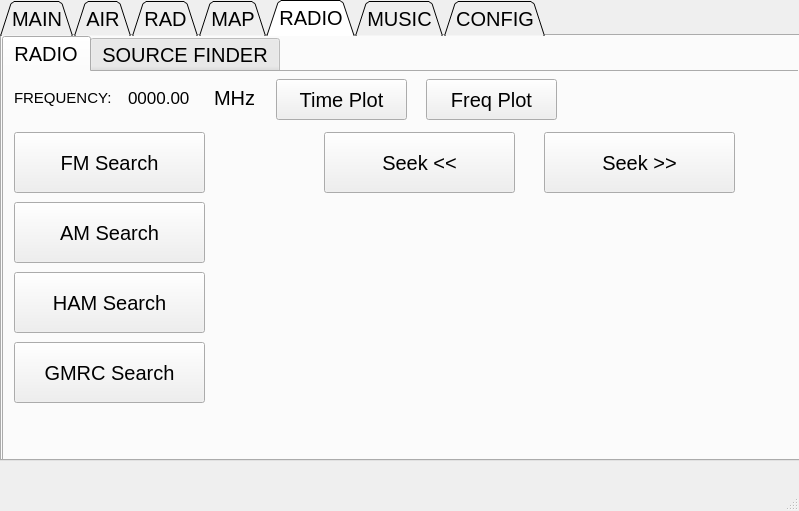
<?xml version="1.0" encoding="UTF-8"?>
<ui version="4.0">
 <class>MainWindow</class>
 <widget class="QMainWindow" name="MainWindow">
  <property name="geometry">
   <rect>
    <x>0</x>
    <y>0</y>
    <width>799</width>
    <height>511</height>
   </rect>
  </property>
  <property name="windowTitle">
   <string>MainWindow</string>
  </property>
  <widget class="QWidget" name="centralwidget">
   <widget class="QTabWidget" name="tabWidget">
    <property name="geometry">
     <rect>
      <x>0</x>
      <y>0</y>
      <width>800</width>
      <height>461</height>
     </rect>
    </property>
    <property name="font">
     <font>
      <pointsize>15</pointsize>
     </font>
    </property>
    <property name="tabShape">
     <enum>QTabWidget::Triangular</enum>
    </property>
    <property name="currentIndex">
     <number>4</number>
    </property>
    <widget class="QWidget" name="main">
     <attribute name="title">
      <string>MAIN</string>
     </attribute>
     <widget class="QProgressBar" name="progressBar">
      <property name="geometry">
       <rect>
        <x>10</x>
        <y>10</y>
        <width>61</width>
        <height>171</height>
       </rect>
      </property>
      <property name="value">
       <number>24</number>
      </property>
      <property name="orientation">
       <enum>Qt::Vertical</enum>
      </property>
      <property name="format">
       <string>%p%</string>
      </property>
     </widget>
     <widget class="QProgressBar" name="progressBar_2">
      <property name="geometry">
       <rect>
        <x>720</x>
        <y>10</y>
        <width>61</width>
        <height>171</height>
       </rect>
      </property>
      <property name="value">
       <number>24</number>
      </property>
      <property name="orientation">
       <enum>Qt::Vertical</enum>
      </property>
     </widget>
     <widget class="QLabel" name="TIME">
      <property name="geometry">
       <rect>
        <x>10</x>
        <y>380</y>
        <width>201</width>
        <height>51</height>
       </rect>
      </property>
      <property name="text">
       <string>TIME: HH:MM:SS</string>
      </property>
     </widget>
     <widget class="QLabel" name="DATE">
      <property name="geometry">
       <rect>
        <x>540</x>
        <y>380</y>
        <width>241</width>
        <height>51</height>
       </rect>
      </property>
      <property name="text">
       <string>DATE: DD/MM/YYYY</string>
      </property>
     </widget>
     <widget class="QFrame" name="alarm_rad">
      <property name="geometry">
       <rect>
        <x>570</x>
        <y>240</y>
        <width>200</width>
        <height>120</height>
       </rect>
      </property>
      <property name="styleSheet">
       <string notr="true">background-color: rgb(255, 0, 0);</string>
      </property>
      <property name="frameShape">
       <enum>QFrame::StyledPanel</enum>
      </property>
      <property name="frameShadow">
       <enum>QFrame::Raised</enum>
      </property>
      <widget class="QLabel" name="radSensorStatus">
       <property name="geometry">
        <rect>
         <x>4</x>
         <y>5</y>
         <width>191</width>
         <height>111</height>
        </rect>
       </property>
       <property name="font">
        <font>
         <pointsize>12</pointsize>
         <weight>75</weight>
         <bold>true</bold>
        </font>
       </property>
       <property name="text">
        <string>RAD ALARM</string>
       </property>
       <property name="alignment">
        <set>Qt::AlignCenter</set>
       </property>
      </widget>
     </widget>
     <widget class="QFrame" name="alarm_airsensor">
      <property name="geometry">
       <rect>
        <x>20</x>
        <y>240</y>
        <width>200</width>
        <height>120</height>
       </rect>
      </property>
      <property name="styleSheet">
       <string notr="true">background-color: rgb(255, 0, 0);</string>
      </property>
      <property name="frameShape">
       <enum>QFrame::StyledPanel</enum>
      </property>
      <property name="frameShadow">
       <enum>QFrame::Raised</enum>
      </property>
      <widget class="QLabel" name="airSensorStatus">
       <property name="geometry">
        <rect>
         <x>4</x>
         <y>5</y>
         <width>191</width>
         <height>111</height>
        </rect>
       </property>
       <property name="font">
        <font>
         <pointsize>12</pointsize>
         <weight>75</weight>
         <bold>true</bold>
        </font>
       </property>
       <property name="text">
        <string>AIR ALARM</string>
       </property>
       <property name="alignment">
        <set>Qt::AlignCenter</set>
       </property>
      </widget>
     </widget>
     <widget class="QWidget" name="verticalLayoutWidget_4">
      <property name="geometry">
       <rect>
        <x>229</x>
        <y>19</y>
        <width>331</width>
        <height>351</height>
       </rect>
      </property>
      <layout class="QVBoxLayout" name="pipboygif"/>
     </widget>
     <widget class="QLabel" name="batteryLabel">
      <property name="geometry">
       <rect>
        <x>14</x>
        <y>190</y>
        <width>81</width>
        <height>31</height>
       </rect>
      </property>
      <property name="font">
       <font>
        <pointsize>10</pointsize>
        <weight>75</weight>
        <bold>true</bold>
       </font>
      </property>
      <property name="text">
       <string>Battery</string>
      </property>
     </widget>
     <widget class="QLabel" name="memoryLabel">
      <property name="geometry">
       <rect>
        <x>674</x>
        <y>190</y>
        <width>111</width>
        <height>31</height>
       </rect>
      </property>
      <property name="font">
       <font>
        <pointsize>10</pointsize>
       </font>
      </property>
      <property name="text">
       <string>Memory Usage</string>
      </property>
     </widget>
     <widget class="QLabel" name="Warn1">
      <property name="geometry">
       <rect>
        <x>80</x>
        <y>10</y>
        <width>171</width>
        <height>30</height>
       </rect>
      </property>
      <property name="text">
       <string/>
      </property>
     </widget>
    </widget>
    <widget class="QWidget" name="air">
     <attribute name="title">
      <string>AIR</string>
     </attribute>
     <widget class="QWidget" name="verticalLayoutWidget">
      <property name="geometry">
       <rect>
        <x>10</x>
        <y>0</y>
        <width>171</width>
        <height>421</height>
       </rect>
      </property>
      <layout class="QVBoxLayout" name="verticalLayout">
       <item>
        <widget class="QLabel" name="SENS1">
         <property name="text">
          <string>SENSOR 1</string>
         </property>
        </widget>
       </item>
       <item>
        <widget class="QLabel" name="SENS2">
         <property name="text">
          <string>SENSOR 2</string>
         </property>
        </widget>
       </item>
       <item>
        <widget class="QLabel" name="SENS3">
         <property name="text">
          <string>SENSOR 3</string>
         </property>
        </widget>
       </item>
       <item>
        <widget class="QLabel" name="SENS4">
         <property name="text">
          <string/>
         </property>
        </widget>
       </item>
       <item>
        <widget class="QLabel" name="SENS5">
         <property name="text">
          <string/>
         </property>
        </widget>
       </item>
       <item>
        <widget class="QLabel" name="SENS6">
         <property name="text">
          <string/>
         </property>
        </widget>
       </item>
       <item>
        <widget class="QLabel" name="SENS7">
         <property name="text">
          <string/>
         </property>
        </widget>
       </item>
      </layout>
     </widget>
     <widget class="QLabel" name="TEMP">
      <property name="geometry">
       <rect>
        <x>520</x>
        <y>10</y>
        <width>261</width>
        <height>41</height>
       </rect>
      </property>
      <property name="text">
       <string>TEMPERATURE: fff deg</string>
      </property>
     </widget>
     <widget class="QLabel" name="SENSGRAPH">
      <property name="geometry">
       <rect>
        <x>234</x>
        <y>55</y>
        <width>541</width>
        <height>361</height>
       </rect>
      </property>
      <property name="inputMethodHints">
       <set>Qt::ImhNone</set>
      </property>
      <property name="text">
       <string/>
      </property>
      <property name="scaledContents">
       <bool>false</bool>
      </property>
      <property name="alignment">
       <set>Qt::AlignCenter</set>
      </property>
     </widget>
     <widget class="QLabel" name="Warn2">
      <property name="geometry">
       <rect>
        <x>620</x>
        <y>380</y>
        <width>171</width>
        <height>30</height>
       </rect>
      </property>
      <property name="text">
       <string/>
      </property>
     </widget>
    </widget>
    <widget class="QWidget" name="rad">
     <attribute name="title">
      <string>RAD</string>
     </attribute>
     <widget class="QWidget" name="verticalLayoutWidget_2">
      <property name="geometry">
       <rect>
        <x>190</x>
        <y>50</y>
        <width>160</width>
        <height>351</height>
       </rect>
      </property>
      <layout class="QVBoxLayout" name="verticalLayout_2">
       <item>
        <widget class="QLabel" name="sec4">
         <property name="text">
          <string>4 SEC AVG</string>
         </property>
        </widget>
       </item>
       <item>
        <widget class="QLabel" name="min">
         <property name="text">
          <string>1 MIN AVG</string>
         </property>
        </widget>
       </item>
       <item>
        <widget class="QLabel" name="hour">
         <property name="text">
          <string>1 HOUR AVG</string>
         </property>
        </widget>
       </item>
       <item>
        <widget class="QLabel" name="hour24">
         <property name="text">
          <string>24 HOUR AVG</string>
         </property>
        </widget>
       </item>
       <item>
        <widget class="QLabel" name="lifetime">
         <property name="text">
          <string>LIFETIME S</string>
         </property>
        </widget>
       </item>
      </layout>
     </widget>
     <widget class="QLabel" name="SELGRAPHRAD">
      <property name="geometry">
       <rect>
        <x>350</x>
        <y>30</y>
        <width>441</width>
        <height>391</height>
       </rect>
      </property>
      <property name="text">
       <string/>
      </property>
      <property name="scaledContents">
       <bool>false</bool>
      </property>
     </widget>
     <widget class="QWidget" name="verticalLayoutWidget_3">
      <property name="geometry">
       <rect>
        <x>0</x>
        <y>30</y>
        <width>187</width>
        <height>391</height>
       </rect>
      </property>
      <layout class="QVBoxLayout" name="verticalLayout_3">
       <item>
        <widget class="QRadioButton" name="sel_4">
         <property name="text">
          <string>4 SEC AVG</string>
         </property>
        </widget>
       </item>
       <item>
        <widget class="QRadioButton" name="sel_1min">
         <property name="text">
          <string>1 MIN AVG</string>
         </property>
        </widget>
       </item>
       <item>
        <widget class="QRadioButton" name="sel_1hour">
         <property name="text">
          <string>1 HOUR AVG</string>
         </property>
        </widget>
       </item>
       <item>
        <widget class="QRadioButton" name="sel_24h">
         <property name="text">
          <string>24 HOUR AVG</string>
         </property>
        </widget>
       </item>
       <item>
        <widget class="QRadioButton" name="sel_life">
         <property name="text">
          <string>LIFETIME S</string>
         </property>
        </widget>
       </item>
      </layout>
     </widget>
     <widget class="QLabel" name="Warn3">
      <property name="geometry">
       <rect>
        <x>620</x>
        <y>380</y>
        <width>171</width>
        <height>30</height>
       </rect>
      </property>
      <property name="text">
       <string/>
      </property>
     </widget>
    </widget>
    <widget class="QWidget" name="map">
     <attribute name="title">
      <string>MAP</string>
     </attribute>
     <widget class="QRadioButton" name="OSM">
      <property name="geometry">
       <rect>
        <x>10</x>
        <y>291</y>
        <width>131</width>
        <height>20</height>
       </rect>
      </property>
      <property name="text">
       <string>OSM</string>
      </property>
     </widget>
     <widget class="QRadioButton" name="TERRAIN">
      <property name="geometry">
       <rect>
        <x>10</x>
        <y>341</y>
        <width>131</width>
        <height>20</height>
       </rect>
      </property>
      <property name="text">
       <string>TERRAIN</string>
      </property>
     </widget>
     <widget class="QRadioButton" name="HILL">
      <property name="geometry">
       <rect>
        <x>10</x>
        <y>391</y>
        <width>131</width>
        <height>20</height>
       </rect>
      </property>
      <property name="text">
       <string>HILL MAP</string>
      </property>
     </widget>
     <widget class="QSlider" name="ZOOM_SLIDER">
      <property name="geometry">
       <rect>
        <x>20</x>
        <y>20</y>
        <width>41</width>
        <height>231</height>
       </rect>
      </property>
      <property name="minimum">
       <number>9</number>
      </property>
      <property name="maximum">
       <number>15</number>
      </property>
      <property name="orientation">
       <enum>Qt::Vertical</enum>
      </property>
     </widget>
     <widget class="QLabel" name="MAP">
      <property name="geometry">
       <rect>
        <x>174</x>
        <y>19</y>
        <width>611</width>
        <height>401</height>
       </rect>
      </property>
      <property name="text">
       <string/>
      </property>
      <property name="alignment">
       <set>Qt::AlignCenter</set>
      </property>
     </widget>
     <widget class="QLabel" name="LAT">
      <property name="geometry">
       <rect>
        <x>60</x>
        <y>10</y>
        <width>131</width>
        <height>16</height>
       </rect>
      </property>
      <property name="text">
       <string/>
      </property>
     </widget>
     <widget class="QLabel" name="LON">
      <property name="geometry">
       <rect>
        <x>60</x>
        <y>40</y>
        <width>131</width>
        <height>16</height>
       </rect>
      </property>
      <property name="text">
       <string/>
      </property>
     </widget>
     <widget class="QLabel" name="UTC">
      <property name="geometry">
       <rect>
        <x>60</x>
        <y>70</y>
        <width>131</width>
        <height>16</height>
       </rect>
      </property>
      <property name="text">
       <string/>
      </property>
     </widget>
     <widget class="QLabel" name="NODATA">
      <property name="geometry">
       <rect>
        <x>370</x>
        <y>0</y>
        <width>241</width>
        <height>20</height>
       </rect>
      </property>
      <property name="text">
       <string/>
      </property>
      <property name="alignment">
       <set>Qt::AlignCenter</set>
      </property>
     </widget>
     <widget class="QLabel" name="Warn4">
      <property name="geometry">
       <rect>
        <x>620</x>
        <y>380</y>
        <width>171</width>
        <height>30</height>
       </rect>
      </property>
      <property name="text">
       <string/>
      </property>
     </widget>
    </widget>
    <widget class="QWidget" name="radio">
     <attribute name="title">
      <string>RADIO</string>
     </attribute>
     <widget class="QTabWidget" name="MENU2">
      <property name="geometry">
       <rect>
        <x>0</x>
        <y>0</y>
        <width>800</width>
        <height>565</height>
       </rect>
      </property>
      <property name="currentIndex">
       <number>0</number>
      </property>
      <widget class="QWidget" name="RADIO">
       <attribute name="title">
        <string>RADIO</string>
       </attribute>
       <widget class="QLabel" name="FREQ">
        <property name="geometry">
         <rect>
          <x>10</x>
          <y>10</y>
          <width>111</width>
          <height>31</height>
         </rect>
        </property>
        <property name="font">
         <font>
          <pointsize>11</pointsize>
         </font>
        </property>
        <property name="text">
         <string>FREQUENCY:</string>
        </property>
        <property name="scaledContents">
         <bool>false</bool>
        </property>
       </widget>
       <widget class="QLabel" name="FREQ_GRAPH">
        <property name="geometry">
         <rect>
          <x>14</x>
          <y>55</y>
          <width>761</width>
          <height>301</height>
         </rect>
        </property>
        <property name="text">
         <string/>
        </property>
       </widget>
       <widget class="QLabel" name="FREQ_2">
        <property name="geometry">
         <rect>
          <x>210</x>
          <y>10</y>
          <width>51</width>
          <height>31</height>
         </rect>
        </property>
        <property name="text">
         <string>MHz</string>
        </property>
       </widget>
       <widget class="QPushButton" name="time_plot_butt">
        <property name="geometry">
         <rect>
          <x>272</x>
          <y>7</y>
          <width>131</width>
          <height>41</height>
         </rect>
        </property>
        <property name="text">
         <string>Time Plot</string>
        </property>
       </widget>
       <widget class="QPushButton" name="freq_plot_butt">
        <property name="geometry">
         <rect>
          <x>422</x>
          <y>7</y>
          <width>131</width>
          <height>41</height>
         </rect>
        </property>
        <property name="text">
         <string>Freq Plot</string>
        </property>
       </widget>
       <widget class="QLabel" name="Warn5">
        <property name="geometry">
         <rect>
          <x>610</x>
          <y>340</y>
          <width>171</width>
          <height>30</height>
         </rect>
        </property>
        <property name="text">
         <string/>
        </property>
       </widget>
       <widget class="QPushButton" name="FMSe">
        <property name="geometry">
         <rect>
          <x>10</x>
          <y>60</y>
          <width>191</width>
          <height>61</height>
         </rect>
        </property>
        <property name="text">
         <string>FM Search</string>
        </property>
       </widget>
       <widget class="QPushButton" name="AMSe">
        <property name="geometry">
         <rect>
          <x>10</x>
          <y>130</y>
          <width>191</width>
          <height>61</height>
         </rect>
        </property>
        <property name="text">
         <string>AM Search</string>
        </property>
       </widget>
       <widget class="QPushButton" name="HAMSe">
        <property name="geometry">
         <rect>
          <x>10</x>
          <y>200</y>
          <width>191</width>
          <height>61</height>
         </rect>
        </property>
        <property name="text">
         <string>HAM Search</string>
        </property>
       </widget>
       <widget class="QPushButton" name="GMRCSe">
        <property name="geometry">
         <rect>
          <x>10</x>
          <y>270</y>
          <width>191</width>
          <height>61</height>
         </rect>
        </property>
        <property name="text">
         <string>GMRC Search</string>
        </property>
       </widget>
       <widget class="QPushButton" name="SeekL">
        <property name="geometry">
         <rect>
          <x>320</x>
          <y>60</y>
          <width>191</width>
          <height>61</height>
         </rect>
        </property>
        <property name="text">
         <string>Seek &lt;&lt;</string>
        </property>
       </widget>
       <widget class="QPushButton" name="SeekR">
        <property name="geometry">
         <rect>
          <x>540</x>
          <y>60</y>
          <width>191</width>
          <height>61</height>
         </rect>
        </property>
        <property name="text">
         <string>Seek &gt;&gt;</string>
        </property>
       </widget>
       <widget class="QLabel" name="candidatesLabel">
        <property name="geometry">
         <rect>
          <x>414</x>
          <y>290</y>
          <width>291</width>
          <height>31</height>
         </rect>
        </property>
        <property name="text">
         <string/>
        </property>
       </widget>
       <widget class="QLabel" name="freqInput">
        <property name="geometry">
         <rect>
          <x>124</x>
          <y>10</y>
          <width>81</width>
          <height>31</height>
         </rect>
        </property>
        <property name="font">
         <font>
          <pointsize>13</pointsize>
         </font>
        </property>
        <property name="text">
         <string>0000.00</string>
        </property>
       </widget>
      </widget>
      <widget class="QWidget" name="SOURCE_FIND">
       <attribute name="title">
        <string>SOURCE FINDER</string>
       </attribute>
      </widget>
     </widget>
    </widget>
    <widget class="QWidget" name="music">
     <attribute name="title">
      <string>MUSIC</string>
     </attribute>
     <widget class="QLabel" name="CurrentPlay">
      <property name="geometry">
       <rect>
        <x>430</x>
        <y>20</y>
        <width>281</width>
        <height>31</height>
       </rect>
      </property>
      <property name="text">
       <string>Current:</string>
      </property>
     </widget>
     <widget class="QLabel" name="NextUp">
      <property name="geometry">
       <rect>
        <x>430</x>
        <y>70</y>
        <width>281</width>
        <height>31</height>
       </rect>
      </property>
      <property name="text">
       <string>Next Up:</string>
      </property>
     </widget>
     <widget class="QPushButton" name="PLAY">
      <property name="geometry">
       <rect>
        <x>430</x>
        <y>110</y>
        <width>111</width>
        <height>61</height>
       </rect>
      </property>
      <property name="text">
       <string>Play</string>
      </property>
     </widget>
     <widget class="QPushButton" name="NEXT">
      <property name="geometry">
       <rect>
        <x>580</x>
        <y>110</y>
        <width>121</width>
        <height>61</height>
       </rect>
      </property>
      <property name="text">
       <string>Next</string>
      </property>
     </widget>
     <widget class="QPushButton" name="STOP">
      <property name="geometry">
       <rect>
        <x>430</x>
        <y>250</y>
        <width>271</width>
        <height>61</height>
       </rect>
      </property>
      <property name="text">
       <string>STOP</string>
      </property>
     </widget>
     <widget class="QLabel" name="MusicList">
      <property name="geometry">
       <rect>
        <x>10</x>
        <y>10</y>
        <width>401</width>
        <height>391</height>
       </rect>
      </property>
      <property name="text">
       <string/>
      </property>
     </widget>
     <widget class="QSlider" name="VolSlider">
      <property name="geometry">
       <rect>
        <x>720</x>
        <y>20</y>
        <width>41</width>
        <height>221</height>
       </rect>
      </property>
      <property name="maximum">
       <number>100</number>
      </property>
      <property name="singleStep">
       <number>5</number>
      </property>
      <property name="sliderPosition">
       <number>50</number>
      </property>
      <property name="orientation">
       <enum>Qt::Vertical</enum>
      </property>
      <property name="invertedAppearance">
       <bool>false</bool>
      </property>
      <property name="invertedControls">
       <bool>false</bool>
      </property>
     </widget>
     <widget class="QLabel" name="label">
      <property name="geometry">
       <rect>
        <x>720</x>
        <y>0</y>
        <width>41</width>
        <height>20</height>
       </rect>
      </property>
      <property name="text">
       <string>VOL</string>
      </property>
      <property name="alignment">
       <set>Qt::AlignCenter</set>
      </property>
     </widget>
     <widget class="QPushButton" name="PAUSE">
      <property name="geometry">
       <rect>
        <x>430</x>
        <y>180</y>
        <width>271</width>
        <height>61</height>
       </rect>
      </property>
      <property name="text">
       <string>PAUSE</string>
      </property>
     </widget>
     <widget class="QLabel" name="SongTime">
      <property name="geometry">
       <rect>
        <x>704</x>
        <y>330</y>
        <width>71</width>
        <height>31</height>
       </rect>
      </property>
      <property name="text">
       <string>00:00</string>
      </property>
     </widget>
     <widget class="QProgressBar" name="SongProgress">
      <property name="geometry">
       <rect>
        <x>430</x>
        <y>330</y>
        <width>271</width>
        <height>31</height>
       </rect>
      </property>
      <property name="value">
       <number>0</number>
      </property>
     </widget>
     <widget class="QLabel" name="Warn6">
      <property name="geometry">
       <rect>
        <x>620</x>
        <y>380</y>
        <width>171</width>
        <height>30</height>
       </rect>
      </property>
      <property name="text">
       <string/>
      </property>
     </widget>
    </widget>
    <widget class="QWidget" name="config">
     <attribute name="title">
      <string>CONFIG</string>
     </attribute>
     <widget class="QPushButton" name="ShutDown">
      <property name="geometry">
       <rect>
        <x>610</x>
        <y>10</y>
        <width>171</width>
        <height>51</height>
       </rect>
      </property>
      <property name="text">
       <string>Shutdown</string>
      </property>
     </widget>
     <widget class="QPushButton" name="ReBoot">
      <property name="geometry">
       <rect>
        <x>610</x>
        <y>70</y>
        <width>171</width>
        <height>51</height>
       </rect>
      </property>
      <property name="text">
       <string>Reboot</string>
      </property>
     </widget>
     <widget class="QLabel" name="label_2">
      <property name="geometry">
       <rect>
        <x>140</x>
        <y>10</y>
        <width>251</width>
        <height>41</height>
       </rect>
      </property>
      <property name="text">
       <string>Battery Life Remaining</string>
      </property>
     </widget>
     <widget class="QLabel" name="TimeREM">
      <property name="geometry">
       <rect>
        <x>4</x>
        <y>10</y>
        <width>131</width>
        <height>41</height>
       </rect>
      </property>
      <property name="text">
       <string/>
      </property>
     </widget>
    </widget>
   </widget>
  </widget>
  <widget class="QMenuBar" name="menubar">
   <property name="geometry">
    <rect>
     <x>0</x>
     <y>0</y>
     <width>799</width>
     <height>26</height>
    </rect>
   </property>
  </widget>
  <widget class="QStatusBar" name="statusbar"/>
 </widget>
 <resources/>
 <connections/>
</ui>
